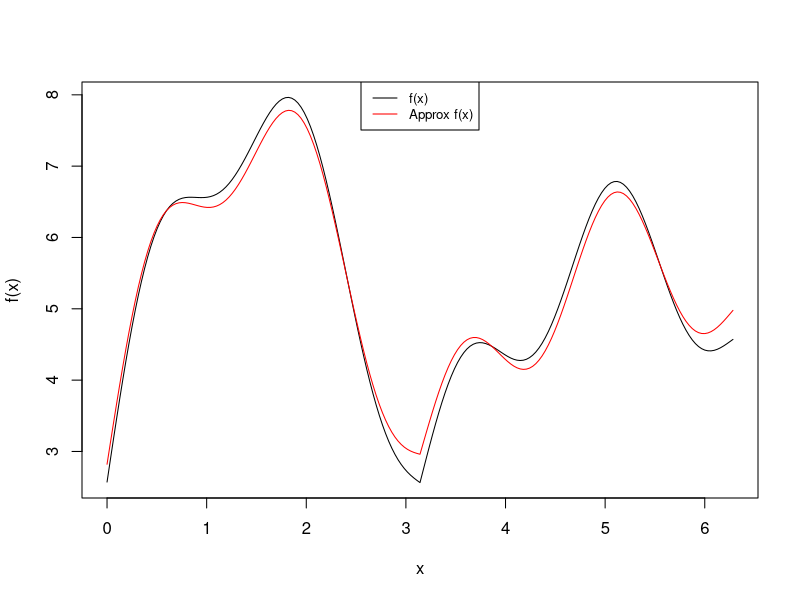

The R source for this figure:
#Adaline Multivariate Example 
#Book: Introdução a Ciência de Dados - Uma perspectiva de redes neurais artificias e reconhecimento de padrões



#xin -> matrix containing the data (without the labels)
#yd -> labels of the data
#eta -> training step (η)
#tol -> tolerable error
#maxepocas -> maximum number of training iterations (number of times it will iterate over the complete xin)
#par -> indicates whether or not the xin matrix contains an artificailly introduced column of 1s. 
#           1 means that we should include it ourselves and 0 that it's already there
trainAdaline <- function(xin, yd, eta, tol, maxepocas, par){
  
  dimXin<-dim(xin)
  N <- dimXin[1] # number of X lines 
  n <- dimXin[2] # number of X columns
  
  #initializing the weights matrix. Initially they will contain random numbers (runif -> uniform distribution)
  if(par==1){
    wt <- as.matrix(runif(n+1)-0.5)
    xin<-cbind(1, xin)
  }else{
    wt <- as.matrix(runif(n)-0.5)
  }
  
  nepocas <- 0
  eepoca <- tol+1 #eepoca is the error found in one epoch
  
  #we will store the error of every epoch in this variable evec
  evec <- matrix(nrow=1, ncol=maxepocas)
  
  #training each epoch
  while((nepocas < maxepocas) && (eepoca>tol)){
    
    #squared error
    ei2 <- 0
    xseq <- sample(N)
    
    #iterating over the dataset
    for(i in 1:N){
      
      irand <- xseq[i]
      yhati <- 1.0*((xin[irand,] %*% wt))
      ei <- yd[irand] - yhati
      
      #creating the delta w vector
      dw <- eta*ei*xin[irand,]
      
      #adjusting the weights for the next iterations
      wt <- wt+dw
      
      ei2 <- ei2 + ei*ei
    }
    
    nepocas <- nepocas+1
    evec[nepocas] <- ei2/N
    
    eepoca <- evec[nepocas]
    
  }
  
  #returning a list containing the weights and the error on each epoch 
  retlist <- list(wt, evec[1:nepocas])
  
  return (retlist)
}

#---------------------------------------------------------------
approximate <- function(value,trainedModel){
  
  return ( cbind(1,value) %*% trainedModel)
}




t<-seq(0, 2*pi, 0.1*pi)
x1<-matrix(sin(t)+cos(t), ncol=1)
x2<-matrix(tanh(t), ncol = 1)
x3<-matrix(sin(4*t), ncol = 1)
x4<-matrix(abs(sin(t)), ncol = 1)

#y is an arbitrary non-linear function
y<-x1+2*x2+0.8*x3+3.2*x4+pi/2

x<-cbind(x1,x2,x3,x4)

retlist<-trainAdaline(x,y,0.01,0.01,50,1)

w<-retlist[[1]]
ttest <- seq(0,2*pi, 0.01*pi)

x1t<-matrix(sin(ttest)+cos(ttest), ncol=1)
x2t<-matrix(tanh(ttest), ncol = 1)
x3t<-matrix(sin(4*ttest), ncol = 1)
x4t<-matrix(abs(sin(ttest)), ncol = 1)
xt <- cbind(1, x1t, x2t, x3t, x4t)


yhat<-xt%*%w

yreal <-x1t+2*x2t+0.8*x3t+3.2*x4t+pi/2
#comparing yhat to yreal

plot(ttest, yreal, xlab = "x", ylab = "f(x)", type="n")
lines(ttest, yreal, type = "l", col="black", pch=21, cex=0.6)
lines(ttest, t(yhat), type = "l", col="red", pch=21, cex=0.6)
legend("top", legend=c("f(x)", "Approx f(x)"),
       col=c("black", "red"), lty=1:1, cex=0.8)


